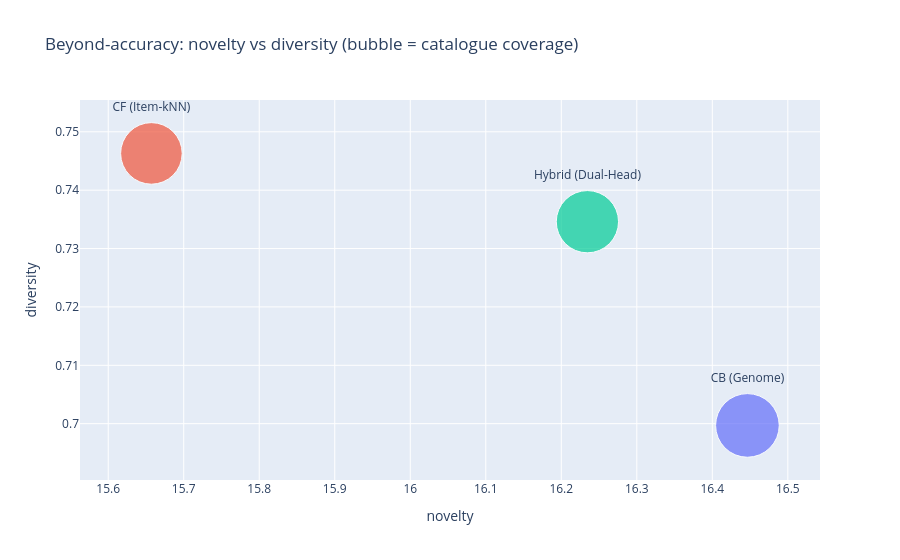

The notebook cell this image was saved under:
### Markdown cell above
## 5. Beyond accuracy: novelty, diversity, coverage

Accuracy isn't everything in a recommender. Three list-quality measures over the same users,
in a fixed content space:

- **Novelty** - how non-obvious the picks are (higher = less popular). CF tends to be low.
- **Intra-list diversity** - how varied each list is. CB tends to be low (over-specialised).
- **Catalogue coverage** - how much of the catalogue the family ever surfaces.

A good hybrid should sit between its parents - accurate *and* reasonably novel/diverse.

### Code cell
from hybrid_recsys.evaluation.metrics import catalogue_coverage, intra_list_diversity, novelty
from hybrid_recsys.pipeline.features import load_item_features

itf, midx = load_item_features()                       # TF-IDF/LSA space (neutral, shared)
_dense = itf.toarray().astype("float32")
_nrm = np.linalg.norm(_dense, axis=1, keepdims=True); _nrm[_nrm == 0] = 1.0
_featm = _dense / _nrm
def feat(m):
    pos = midx.get(int(m))
    return _featm[pos] if pos is not None else None

BEY_PER, CAND = 15, 800
bey_users = list(dict.fromkeys(sum([samples[a][:BEY_PER] for a in samples], [])))
n_items = len(all_movie_ids)
bey_rows = []
for fam, fn in FAMILIES_RANK.items():
    rec_lists = []
    for u in bey_users:
        pool = rng.choice(all_movie_ids, size=min(CAND, len(all_movie_ids)), replace=False)
        r = top_n(fn, u, train_seen.get(u, set()), pool, movies, n=10)
        rec_lists.append([int(x) for x in r["movieId"].tolist()])
    bey_rows.append({"model": fam,
                     "coverage": round(catalogue_coverage(rec_lists, n_items), 4),
                     "diversity": round(intra_list_diversity(rec_lists, feat), 4),
                     "novelty": round(novelty(rec_lists, ip, n_inter), 4)})
bey = pd.DataFrame(bey_rows)
display(bey.set_index("model"))
fig = px.scatter(bey, x="novelty", y="diversity", size="coverage", color="model", text="model",
                 size_max=45, title="Beyond-accuracy: novelty vs diversity (bubble = catalogue coverage)")
fig.update_traces(textposition="top center")
fig.update_layout(showlegend=False)
save_fig(fig, "15_cs_beyond_accuracy")

### Figure 1 — Plotly figure (JSON) as saved in the notebook; plotly's stock layout.template omitted (floating-point values rounded to 4 significant figures)
{"data": [{"hovertemplate": "model=%{text}<br>novelty=%{x}<br>diversity=%{y}<br>coverage=%{marker.size}<extra></extra>", "legendgroup": "CB (Genome)", "marker": {"color": "#636efa", "size": [0.0093], "sizemode": "area", "sizeref": 4.593e-06, "symbol": "circle"}, "mode": "markers+text", "name": "CB (Genome)", "orientation": "v", "showlegend": true, "text": ["CB (Genome)"], "textposition": "top center", "type": "scatter", "x": [16.45], "xaxis": "x", "y": [0.6997], "yaxis": "y"}, {"hovertemplate": "model=%{text}<br>novelty=%{x}<br>diversity=%{y}<br>coverage=%{marker.size}<extra></extra>", "legendgroup": "CF (Item-kNN)", "marker": {"color": "#EF553B", "size": [0.0087], "sizemode": "area", "sizeref": 4.593e-06, "symbol": "circle"}, "mode": "markers+text", "name": "CF (Item-kNN)", "orientation": "v", "showlegend": true, "text": ["CF (Item-kNN)"], "textposition": "top center", "type": "scatter", "x": [15.66], "xaxis": "x", "y": [0.7463], "yaxis": "y"}, {"hovertemplate": "model=%{text}<br>novelty=%{x}<br>diversity=%{y}<br>coverage=%{marker.size}<extra></extra>", "legendgroup": "Hybrid (Dual-Head)", "marker": {"color": "#00cc96", "size": [0.0089], "sizemode": "area", "sizeref": 4.593e-06, "symbol": "circle"}, "mode": "markers+text", "name": "Hybrid (Dual-Head)", "orientation": "v", "showlegend": true, "text": ["Hybrid (Dual-Head)"], "textposition": "top center", "type": "scatter", "x": [16.23], "xaxis": "x", "y": [0.7346], "yaxis": "y"}], "layout": {"legend": {"itemsizing": "constant", "title": {"text": "model"}, "tracegroupgap": 0}, "showlegend": false, "title": {"text": "Beyond-accuracy: novelty vs diversity (bubble = catalogue coverage)"}, "xaxis": {"anchor": "y", "domain": [0, 1], "title": {"text": "novelty"}}, "yaxis": {"anchor": "x", "domain": [0, 1], "title": {"text": "diversity"}}}}
